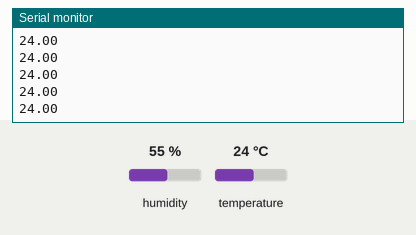
Recording of a sketch running on a simulated ESP8266 (NodeMCU). Parts: the last lines printed to the serial monitor. The test bench sets the inputs (shaded band); at power-on: temperature 24 °C, humidity 55 %.

Above: at 2.8 s.
2.9 s: temperature set to 12 °C
At 4.4 s:
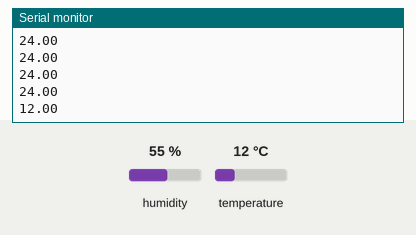
5.6 s: temperature set to 19 °C
At 5.6 s:
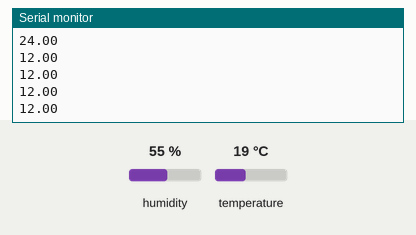
Timing chart, 0 to 8.6 s (numbered marks = the images above; inputs shaded):
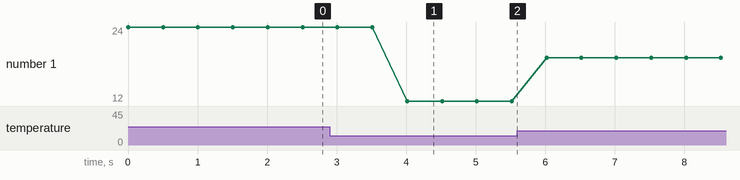

The sketch:

natsupyhw_dht22.ino
```cpp
#include <DHT.h>

DHT dht(D3, DHT22);

void setup() {
  Serial.begin(9600);
  Serial.println(F("NatsuPy DHT22 Demo!"));

  dht.begin();
}

void loop() {
  float t = dht.readTemperature();

  if (isnan(t)) {
    return;
  }

  Serial.println(t);
  delay(500);
}
```

Measured:
- after the input at 2.9 s, the serial monitor: prints a new line after 1.1 s (image 1)
- plotted number 1: 24 → 12 after the input at 2.9 s, 12 → 19 after the input at 5.6 s
